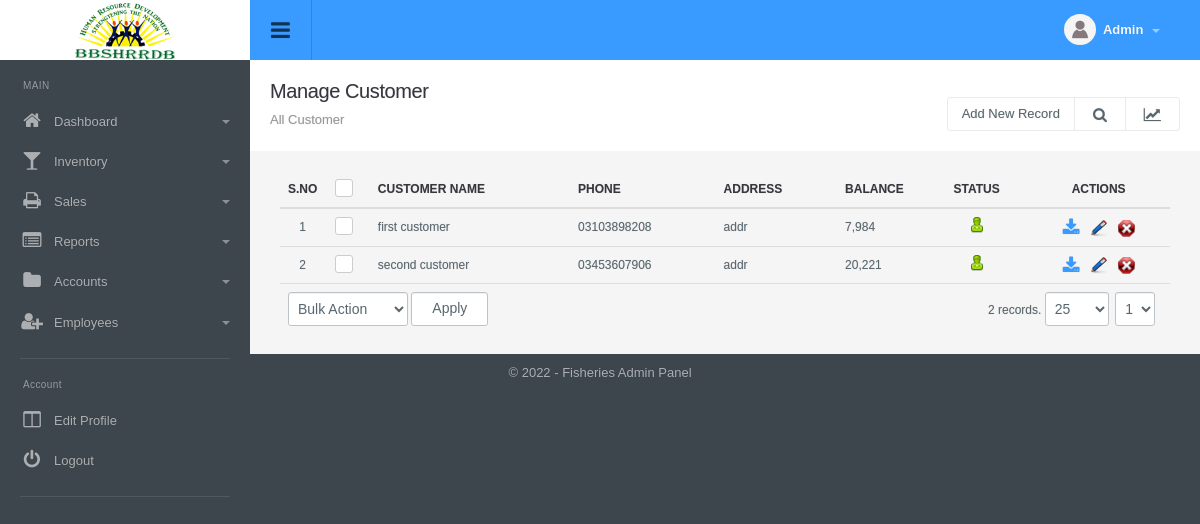
The page /customer_manage.php (signed in) on the database its author committed.
### tables this page shows
CREATE TABLE `config_variable` (
  `id` int(11) NOT NULL,
  `config_type_id` int(11) NOT NULL,
  `title` varchar(512) NOT NULL,
  `notes` varchar(512) NOT NULL,
  `type` varchar(200) NOT NULL,
  `default_values` text NOT NULL,
  `key` varchar(200) NOT NULL,
  `value` text NOT NULL,
  `sortorder` int(11) NOT NULL
);

CREATE TABLE `menu` (
  `id` int(11) NOT NULL,
  `title` varchar(100) NOT NULL,
  `url` varchar(100) NOT NULL,
  `parent_id` int(11) NOT NULL,
  `depth` int(1) NOT NULL,
  `sortorder` int(11) NOT NULL,
  `icon` varchar(200) NOT NULL,
  `small_icon` varchar(200) NOT NULL
);

CREATE TABLE `customer` (
  `id` int(11) NOT NULL,
  `customer_name` varchar(100) NOT NULL,
  `phone` varchar(50) NOT NULL,
  `address` text NOT NULL,
  `balance` int(11) NOT NULL,
  `status` int(1) NOT NULL DEFAULT '1',
  `ts` timestamp NOT NULL DEFAULT CURRENT_TIMESTAMP
);

### include/utility.php (called while the page is built, shortened)
<?php
function get_config($var){
	global $dblink;
	$sql="select value from config_variable where `key`='".slash($var)."'";
	$resConfig=doquery($sql,$dblink);
	if(numrows($resConfig)>0){
		while($rowConfig=dofetch($resConfig))
			return unslash($rowConfig["value"]);
	}
}
$site_title=get_config("site_title");
$file_upload_root="./uploads/";
function slash($str){
	if(!is_array($str))
		return utf8_encode(addslashes($str));
	else{
		for($i=0; $i<count($str); $i++)
			$str[$i]=slash($str[$i]);
		return $str;
	}
}
function unslash($str){
	return stripslashes(utf8_decode($str));
	}
function curr_format($amount){
	return ($amount<0?'(':'').number_format(abs($amount), 0, '.',',').($amount<0?')':'');
}
function get_customer_balance( $customer_id, $dt = 0 ){
	global $dblink;
	if( empty( $dt ) ) {
		$dt = date( "Y-m-d H:i:s" );
	}
	$balance = 0;
	$customer = doquery( "select balance from customer where id = '".$customer_id."'", $dblink );
	if( numrows( $customer ) > 0 ) {
		$customer = dofetch( $customer );
		$sql="select sum(amount) as amount from (select concat( 'Sale #', id) as transaction, net_price as amount from sales where customer_id = '".$customer_id."' and datetime_added <='".$dt."' union select concat( 'Payment #', id) as transaction, -amount from customer_payment where customer_id = '".$customer_id."' and datetime_added <='".$dt."') as transactions";
		$balance=dofetch(doquery($sql,$dblink));
		$balance = $customer["balance"] + $balance[ "amount" ];
	}
	return $balance;
}

### include/db.php (called while the page is built, shortened)
<?php
function doquery($qr,$lnk){
	@$res=mysqli_query($lnk,$qr) or die($qr." - ".mysqli_error($lnk));
	return $res;
}
function dofetch($rs){
	@$rec=mysqli_fetch_array($rs);
	return $rec;
}
function numrows($rs){
	return mysqli_num_rows($rs);
}

### modules/customer/list.php (the view, shortened to what this page needs)
<?php
$extra='';
?>
<div class="page-header">
	<h1 class="title">Manage Customer</h1>
  	<ol class="breadcrumb">
    	<li class="active">All Customer</li>
  	</ol>
  	<div class="right">
    	<div class="btn-group" role="group" aria-label="...">
        	<a href="customer_manage.php?tab=add" class="btn btn-light editproject">Add New Record</a> <a id="topstats" class="btn btn-light" href="#"><i class="fa fa-search"></i></a> <a class="btn btn-light" href="#"><i class="fa fa-line-chart"></i></a>
        </div>
  	</div>
</div>
<div class="panel-body table-responsive">
	<table class="table table-hover list">
    	<thead>
            <tr>
                <th width="5%" class="text-center">S.no</th>
                <th class="text-center" width="5%"><div class="checkbox checkbox-primary">
                    <label for="select_all"></label></div></th>
                <th>Customer Name</th>
                <th>Phone</th>
                <th>Address</th>
                <th width="10%">Balance</th>
                <th class="text-center">Status</th>
                <th class="text-center">Actions</th>
            </tr>
    	</thead>
    	<tbody>
			<?php
            $sql="select * from customer where 1 $extra";
            $rs=show_page($rows, $pageNum, $sql);
            if(numrows($rs)>0){
                $sn=1;
                while($r=dofetch($rs)){
                    ?>
                    <tr>
                        <td class="text-center"><?php echo $sn;?></td>
                        <td class="text-center"><div class="checkbox margin-t-0 checkbox-primary">
                            <label for="<?php echo "rec_".$sn?>"></label></div>
                        </td>
                        <td><?php echo unslash($r["customer_name"]); ?></td>
                        <td><?php echo unslash($r["phone"]); ?></td>
                        <td><?php echo unslash($r["address"]); ?></td>
                        <td><?php echo curr_format(get_customer_balance($r['id'], ""));?></td>
                        <td class="text-center"><a href="customer_manage.php?id=<?php echo $r['id'];?>&tab=status&s=<?php echo ($r["status"]==0)?1:0;?>">
                            <?php
                            if($r["status"]==0){
                                ?>
                                <img src="images/offstatus.png" alt="Off" title="Set Status On">
                                <?php
                            }
                            else{
                                ?>
                                <img src="images/onstatus.png" alt="On" title="Set Status Off">
                                <?php
                            }
                            ?>
                        </a></td>
                        <td class="text-center">
                            <a href="customer_manage.php?tab=report_debit_credit&id=<?php echo $r['id'];?>" class="download-icon"><i class="fa fa-download" aria-hidden="true"></i></a>&nbsp;&nbsp;
                            <a href="customer_manage.php?tab=edit&id=<?php echo $r['id'];?>"><img title="Edit Record" alt="Edit" src="images/edit.png"></a>&nbsp;&nbsp;
                            <a onclick="return confirm('Are you sure you want to delete')" href="customer_manage.php?id=<?php echo $r['id'];?>&amp;tab=delete"><img title="Delete Record" alt="Delete" src="images/delete.png"></a>
                        </td>
                    </tr>
                    <?php
                    $sn++;
                }
                ?>
                <tr>
                    <td colspan="4" class="actions">
                        <select name="bulk_action" id="bulk_action" title="Choose Action">
                            <option value="null">Bulk Action</option>
                        </select>
                        <input type="button" name="apply" value="Apply" id="apply_bulk_action" class="btn btn-light" title="Apply Action"  />
                    </td>
                    <td colspan="4" class="paging" title="Paging" align="right"><?php echo pages_list($rows, "customer", $sql, $pageNum)?></td>
                </tr>
                <?php
            }
            else{
                ?>
                <tr>
                    <td colspan="8"  class="no-record">No Result Found</td>
                </tr>
                <?php
            }
            ?>
    	</tbody>
  	</table>
</div>

### include/header.php (shortened to what this page needs)
<!DOCTYPE html PUBLIC "-//W3C//DTD XHTML 1.0 Transitional//EN" "http://www.w3.org/TR/xhtml1/DTD/xhtml1-transitional.dtd">
<html xmlns="http://www.w3.org/1999/xhtml">
<head>
<link type="text/css" rel="stylesheet" href="css/font-awesome.min.css" />
<link type="text/css" rel="stylesheet" href="css/font-awesome.css" />
<link type="text/css" rel="stylesheet"  href="css/bootstrap.css" />
<link rel="stylesheet" href="css/bootstrap-datetimepicker.min.css" />
<link type="text/css" rel="stylesheet"  href="css/awesome-bootstrap-checkbox.css" />
<link href="css/general.css" type="text/css" rel="stylesheet" />
<link type="text/css" rel="stylesheet"  href="css/style.css" />
</head>
<body>
	<div id="wrapper" class="round_corners">
    	<div id="top" class="clearfix">
            <div class="applogo">
                <a href="index.php" class="logo"><?php $admin_logo=get_config("admin_logo"); if(empty($admin_logo)) echo $site_title; else { ?><img src="<?php echo $file_upload_root;?>config/<?php echo $admin_logo?>" /><?php }?></a>
            </div>
            <a class="sidebar-open-button" href="#"><i class="fa fa-bars"></i></a>
            <ul class="top-right">
            	<li class="dropdown link">
                	<a class="dropdown-toggle profilebox" data-toggle="dropdown" href="#">
                    	<img alt="img" src="images/profileimg-default.png">
                        <b><?php echo ucfirst((isset($_SESSION["logged_in_admin"]) && $_SESSION["logged_in_admin"]!="")?$_SESSION["logged_in_admin"]["name"]:"Guest");?></b>
                        <span class="caret"></span>
                    </a>
                </li>
           </ul>
        </div>
        <div class="sidebar clearfix">
       		<ul class="sidebar-panel nav">
  				<li class="sidetitle">MAIN</li>
				<?php
					$parents=doquery("select * from menu where parent_id=0 order by sortorder",$dblink);
					if(numrows($parents)>0){
						while($parent=dofetch($parents)){
						?>
						<li>
                        	<a href="<?php echo unslash($parent["url"])?>"><span class="icon color5"><i class="fa fa-<?php echo unslash($parent["small_icon"])?>"></i></span><?php echo unslash($parent["title"])?>
							<?php
								$submenus=doquery("select * from menu where parent_id='".$parent["id"]."' order by sortorder",$dblink);
								if(numrows($submenus)>0){
									?>
                                <span class="caret"></span></a>
                                <?php
                            }
							else{
								echo "</a>";
							}
							?>
						</li>
						<?php
					}
				}
				?>
         	</ul>
            <ul class="sidebar-panel nav">
                <li class="sidetitle">Account</li>
                <li><a href="admin_manage.php?tab=edit&id=<?php echo $_SESSION["logged_in_admin"]["id"]?>"><span class="icon color15"><i class="fa fa-columns"></i></span>Edit Profile</a></li>
                <li><a href="logout.php"><span class="icon color12"><i class="fa falist fa-power-off"></i></span>Logout</a></li>
            </ul>
	    </div>
		<div class="content">

### include/footer.php (shortened to what this page needs)
<div id="footer" class="bottom_round_corners">
	<div id="footer_content">
    	<address>&copy; <?php echo date("Y");?> - <?php echo $site_title; ?> Admin Panel</address>
    </div>
</div>
<link href="js/fancybox/jquery.fancybox.css" rel="stylesheet" type="text/css" />
<link href="js/chosen/chosen.css" rel="stylesheet" type="text/css" />
<?php include("include/upload_center.php");?>
</body>
</html>

### rows shown on the page
config_variable: value (picture)
menu: title "Dashboard"
menu: title "Inventory"
menu: title "Sales"
menu: title "Reports"
menu: title "Accounts"
menu: title "Employees"
customer: customer_name "first customer", phone "03103898208", address "addr", id "7,984", status 1 (drawn)
customer: customer_name "second customer", phone "03453607906", address "addr", id "20,221", status 1 (drawn)
config_variable: value "Fisheries"

### other values the page prints
pages_list($rows, "customer", $sql, $pageNum) "2 records."
form field page "1"
